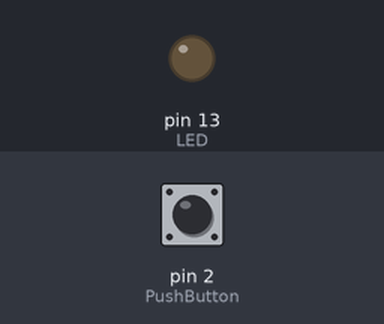
Bench run of a sketch on a simulated Arduino Uno, built with avr-gcc and run on an emulated ATmega328P. Shown: output pins drawn as LEDs (lit = HIGH). The inputs (shaded band) are chosen by the test bench; at power-on: pin 2 (PushButton) LOW.

Above: at 1.2 s.
1.3 s: pin 2 (PushButton) pulled HIGH for 0.15 s
At 1.37 s:
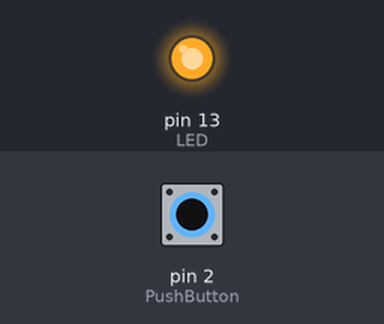
2.9 s: pin 2 (PushButton) pulled HIGH for 3.2 s
At 6.9 s:
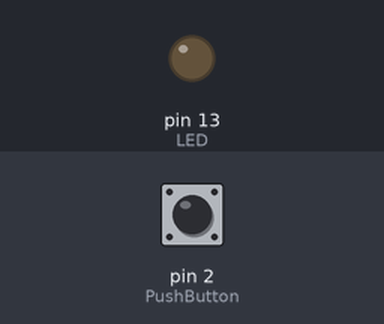
Timing chart, 0 to 8.4 s (numbered marks = the images above; inputs shaded):
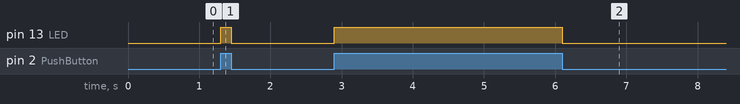

Measured:
- after the input at 1.3 s, pin 13 (LED): LOW → HIGH at once, → LOW 0.15 s later
- after the input at 2.9 s, pin 13 (LED): LOW → HIGH at once, → LOW 3.2 s later

The sketch:

lcd.ino
```cpp
const int LED = 13;
const int PushButton = 2;

int state = 0;

void setup()
{
  pinMode ( LED, OUTPUT );
  pinMode ( PushButton, INPUT);
}

void loop()
{
  state = digitalRead (PushButton);
  if ( state == HIGH)
  {
    digitalWrite (LED, HIGH);
  }
  else
  {
    digitalWrite (LED, LOW);
  }
}
```
